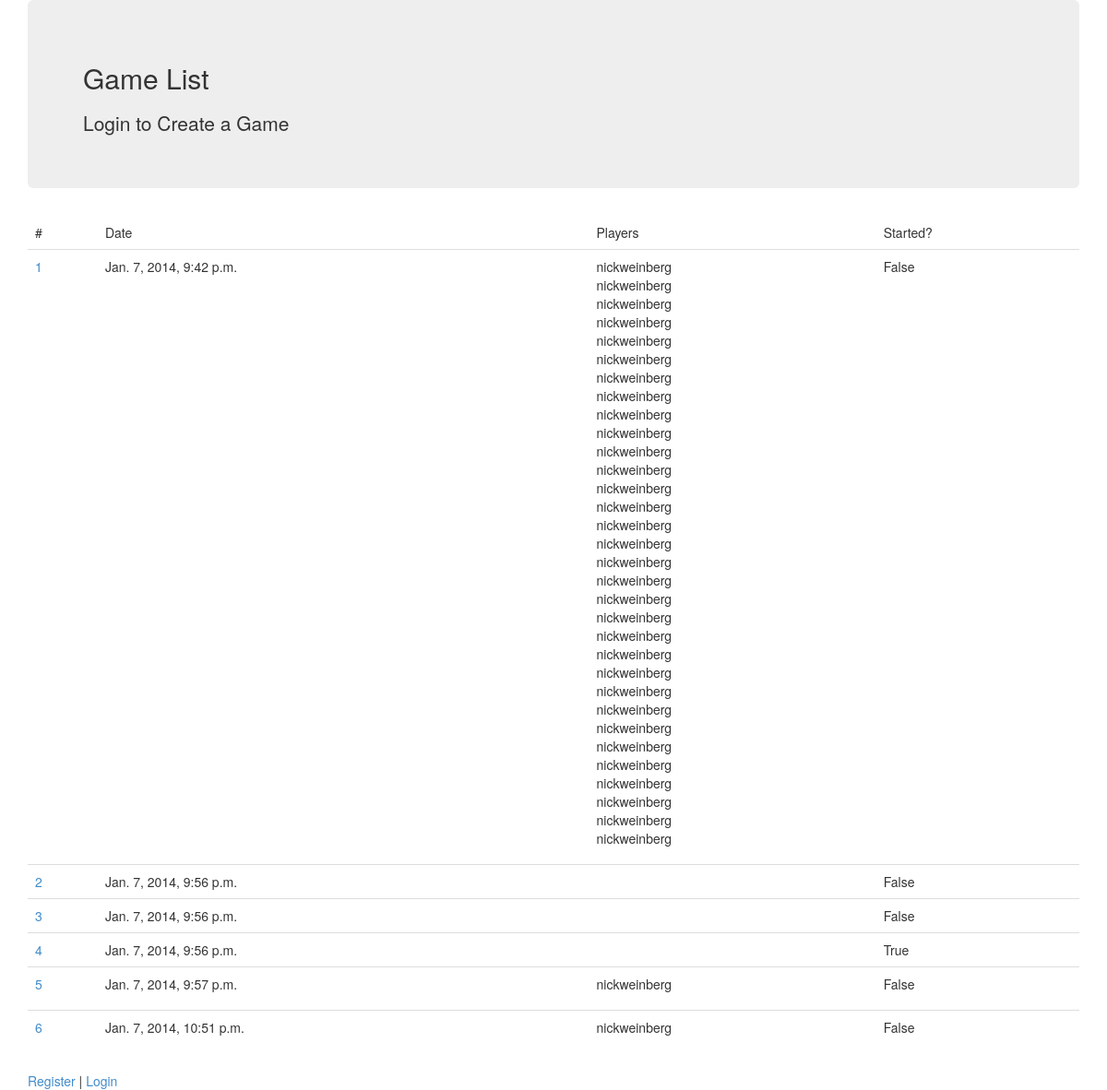
The app's page /game/, older data.
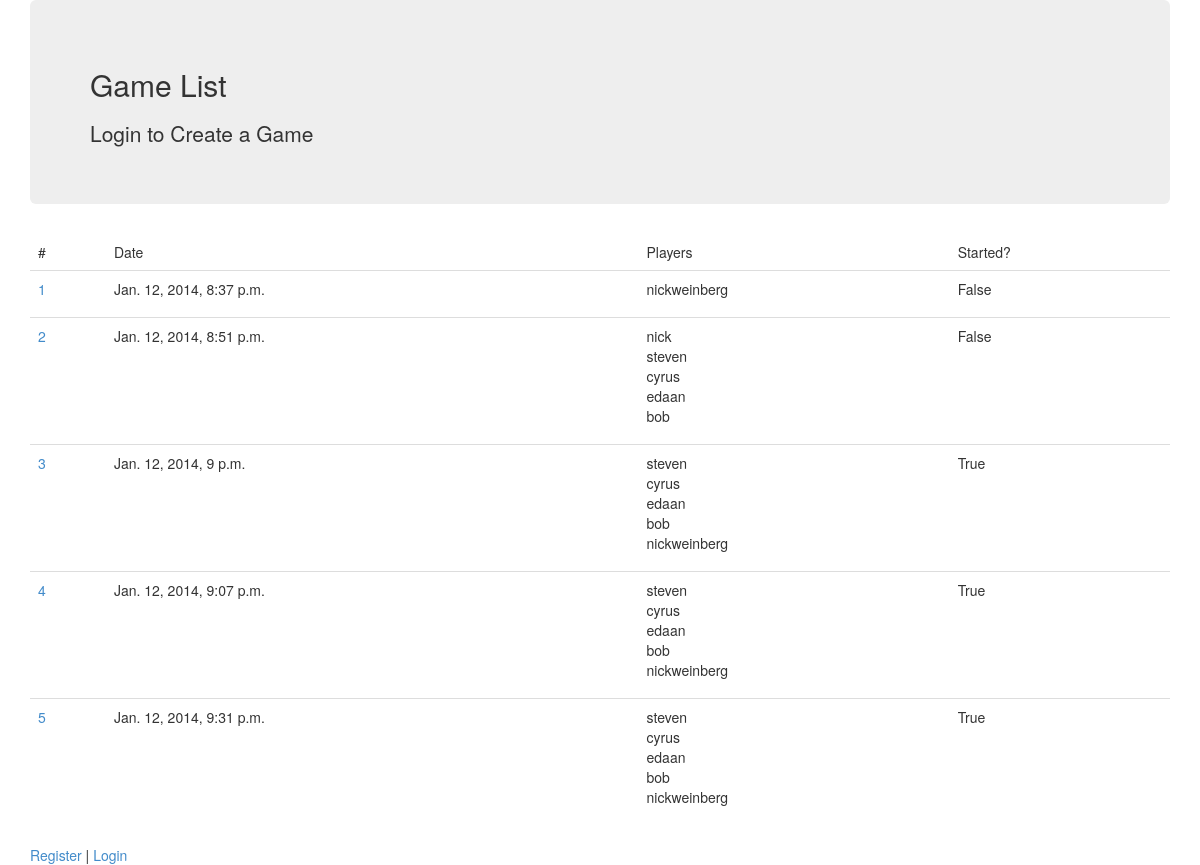
The same page, newer data.
### alien_game/models.py (models this page shows, shortened)
class Game(models.Model):
    users = models.ManyToManyField(User, related_name="games", through="Player")
    created = models.DateTimeField(auto_now_add=True)
    has_started = models.BooleanField(default=False)
    num_of_aliens = models.IntegerField(default=1)
    archive = models.BooleanField(default=False)
    winner  = models.CharField(max_length=15, choices=SIDE, blank=True)

class Player(models.Model):
    STATUS = (
                ('alive', 'Alive'),
                ('dead', 'Dead')
             )
    user = models.ForeignKey(User, related_name='players')
    game = models.ForeignKey('Game', related_name='players')
    side = models.CharField(max_length=15, choices=SIDE, default='human')
    role = models.CharField(max_length=15, choices=ROLES, default='villager') # go and count out max_length later :P
    current_status = models.CharField(max_length=15, choices=STATUS, default='alive')

### alien_game/views.py (the view)
class GameListView(ListView):
    model = Game

### templates/alien_game/game_list.html
{% extends "base.html" %}
{% block content %}
<div class="container">
<div class="jumbotron">
<h2>Game List</h2>
	<div>
	  {% if user.is_authenticated %}
	  <a href="new/"><button class="btn-lg btn-warning">Create a New Game</button></a>
	  {% else %}
	  Login to Create a Game
	  {% endif %}
	</div>
</div>
<table class="table table-hover">
  <thead>
  	<td>#</td>
  	<td>Date</td>
    <td>Players</td>
  	<td>Started?</td>
  </thead>
{% for game in object_list %}
  <tr>
    <td><a href="{% url 'lobby' game.id %}">{{ game.id }}</a></td>
    <td>{{ game.created }}</td>
    <td>
      <ul class="list-unstyled">
        {% for player in game.players.all %}
        <li>
        {{ player.user.username }}
        {% endfor %}
        </li>
      </ul>
    </td>
    <td>{{ game.has_started }}</td>
  </tr>
{% endfor %}
</table>
</div>
{% endblock content %}

Row changes from the older to the newer data that the page shows:
removed Player: user.username "nickweinberg", shown under Game id 1
removed Player: user.username "nickweinberg", shown under Game id 1
removed Player: user.username "nickweinberg", shown under Game id 1
removed Player: user.username "nickweinberg", shown under Game id 1
removed Player: user.username "nickweinberg", shown under Game id 1
removed Player: user.username "nickweinberg", shown under Game id 1
removed Player: user.username "nickweinberg", shown under Game id 1
removed Player: user.username "nickweinberg", shown under Game id 1
removed Player: user.username "nickweinberg", shown under Game id 1
removed Player: user.username "nickweinberg", shown under Game id 1
removed Player: user.username "nickweinberg", shown under Game id 1
removed Player: user.username "nickweinberg", shown under Game id 5
removed Game: id "6", created "Jan. 7, 2014, 10:51 p.m.", has_started "False"
removed Player: user.username "nickweinberg", shown under "6"
changed Game id 1: created "Jan. 7, 2014, 9:42 p.m." → "Jan. 12, 2014, 8:37 p.m."; loses Player (user.username "nickweinberg")
changed Game id 2: created "Jan. 7, 2014, 9:56 p.m." → "Jan. 12, 2014, 8:51 p.m."; gains Player (user.username "nick"); gains Player (user.username "steven"); gains Player (user.username "cyrus"); gains Player (user.username "edaan"); gains Player (user.username "bob")
changed Game id 3: created "Jan. 7, 2014, 9:56 p.m." → "Jan. 12, 2014, 9 p.m."; gains Player (user.username "steven"); gains Player (user.username "cyrus"); gains Player (user.username "edaan"); gains Player (user.username "bob"); gains Player (user.username "nickweinberg"); has_started "False" → "True"
changed Game id 4: created "Jan. 7, 2014, 9:56 p.m." → "Jan. 12, 2014, 9:07 p.m."; gains Player (user.username "steven"); gains Player (user.username "cyrus"); gains Player (user.username "edaan"); gains Player (user.username "bob"); gains Player (user.username "nickweinberg")
changed Game id 5: created "Jan. 7, 2014, 9:57 p.m." → "Jan. 12, 2014, 9:31 p.m."; gains Player (user.username "steven"); gains Player (user.username "cyrus"); gains Player (user.username "edaan"); gains Player (user.username "bob"); gains Player (user.username "nickweinberg"); has_started "False" → "True"
